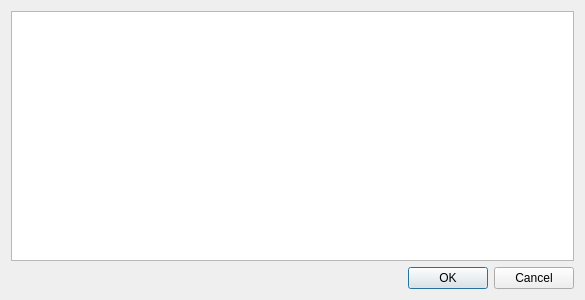
<?xml version="1.0" encoding="UTF-8"?>
<ui version="4.0">
 <class>recentSel</class>
 <widget class="QDialog" name="recentSel">
  <property name="geometry">
   <rect>
    <x>0</x>
    <y>0</y>
    <width>585</width>
    <height>300</height>
   </rect>
  </property>
  <property name="windowTitle">
   <string>履歴選択</string>
  </property>
  <layout class="QVBoxLayout" name="verticalLayout">
   <item>
    <widget class="QListWidget" name="recentListWidget"/>
   </item>
   <item>
    <widget class="QDialogButtonBox" name="buttonBox">
     <property name="orientation">
      <enum>Qt::Horizontal</enum>
     </property>
     <property name="standardButtons">
      <set>QDialogButtonBox::Cancel|QDialogButtonBox::Ok</set>
     </property>
    </widget>
   </item>
  </layout>
 </widget>
 <resources/>
 <connections>
  <connection>
   <sender>buttonBox</sender>
   <signal>accepted()</signal>
   <receiver>recentSel</receiver>
   <slot>accept()</slot>
   <hints>
    <hint type="sourcelabel">
     <x>227</x>
     <y>271</y>
    </hint>
    <hint type="destinationlabel">
     <x>157</x>
     <y>274</y>
    </hint>
   </hints>
  </connection>
  <connection>
   <sender>buttonBox</sender>
   <signal>rejected()</signal>
   <receiver>recentSel</receiver>
   <slot>reject()</slot>
   <hints>
    <hint type="sourcelabel">
     <x>316</x>
     <y>260</y>
    </hint>
    <hint type="destinationlabel">
     <x>286</x>
     <y>274</y>
    </hint>
   </hints>
  </connection>
  <connection>
   <sender>recentListWidget</sender>
   <signal>doubleClicked(QModelIndex)</signal>
   <receiver>recentSel</receiver>
   <slot>ItemDoubleClicked()</slot>
   <hints>
    <hint type="sourcelabel">
     <x>91</x>
     <y>132</y>
    </hint>
    <hint type="destinationlabel">
     <x>6</x>
     <y>210</y>
    </hint>
   </hints>
  </connection>
 </connections>
 <slots>
  <slot>ItemDoubleClicked()</slot>
 </slots>
</ui>
